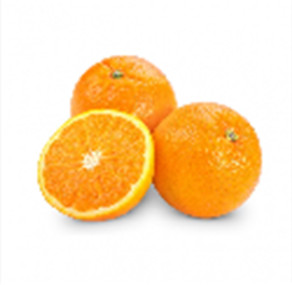
%> input picture Segmentation/orange.jpg, 292 x 285 px
$ octave globalThresholdManual.m   (GNU Octave 9; MATLAB toolbox functions it lacks are replaced by stand-ins)
%> lines starting %> are read from the running program, lines starting %| are printed output that depends on the picture; in (x1, y1, x2, y2) boxes, pixels count from 0 and x2, y2 are one past the last pixel; in counts of white or black regions, pixels touching at a corner belong together; the program's own positions count from 1
clc; close all; clearvars;
%Extract the illuminance
im = imread('orange.jpg');
%> im is the input picture: size 285x292x3 uint8; mean R, G, B 251.2, 224.1, 185.5
lum = rgb2gray(im);
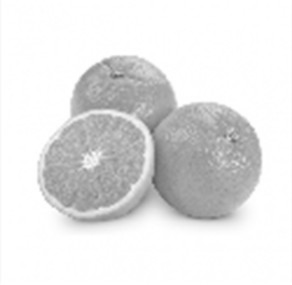
%> lum: size 285x292 uint8; min 91, max 255, mean 227.8
[row, col] = size(lum);
%> row = 285; col = 292
%Plot the histogram and assess the threshold value
figure;
histogram(lum), title('histogram');
%> after `title('histogram')`:
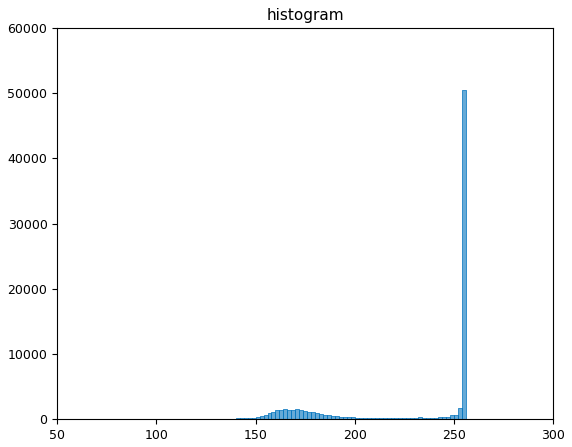
%> figure redrawn from the program's plot data; tallest bar 50462 high, from x = 254 to 256
T = 180;
%Segment
seg = zeros(size(lum));
for i=1:row
    for j=1:col
        if(lum(i,j) > T)
            seg(i,j) = 255;
        end
    end
end
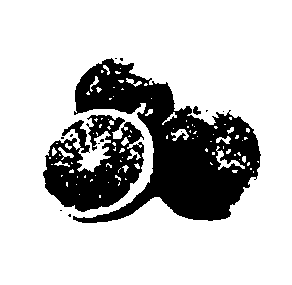
%> seg: size 285x292 double; 76.9% white; 14 black regions (11 under 20 px), largest, box (x1, y1, x2, y2) and area: (73, 58, 261, 223) 13448, (43, 115, 144, 212) 5662, (193, 106, 201, 115) 44
figure;
subplot(121), imshow(im), title('color img');
subplot(122), imshow(uint8(seg)), title('segment img');
